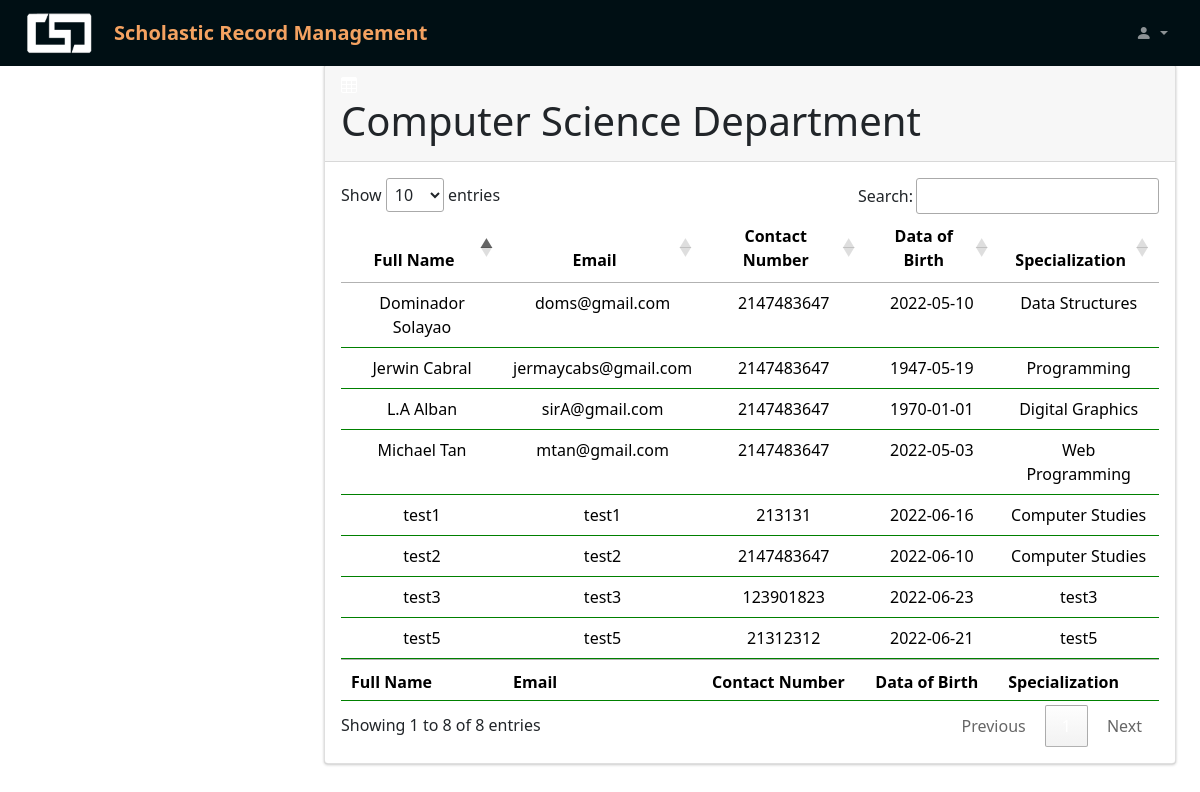
The app's page /views/view_prof.php?dept_id=1 (signed in) with its own data.
### tables this page shows
CREATE TABLE `srms_tbldepartment` (
  `dept_id` int(11) NOT NULL,
  `Department` varchar(120) NOT NULL
);

CREATE TABLE `srms_tblprof` (
  `prof_id` int(11) NOT NULL,
  `Fullname` varchar(60) NOT NULL,
  `Email` varchar(60) NOT NULL,
  `No` int(60) NOT NULL,
  `DOB` date NOT NULL,
  `Spec` varchar(60) NOT NULL,
  `Department` varchar(60) NOT NULL,
  `Username` varchar(60) NOT NULL,
  `Password` varchar(60) NOT NULL,
  `Type` varchar(60) NOT NULL
);

### views/view_prof.php (the view, shortened to what this page needs)
<?php
include('../includes/config.php');
if (isset($_SESSION['uname'])) {
?>
    <!DOCTYPE html>
    <html lang="en">
    <head>
        <link rel="stylesheet" href="../assets/css/style.css">
        <link rel="stylesheet" href="../node_modules/bootstrap-icons/font/bootstrap-icons.css">
        <link rel="stylesheet" href="https://cdn.datatables.net/1.11.5/css/jquery.dataTables.min.css">
    </head>
    <body>
        <nav class="navbar navbar-expand-lg navbar-dark bg-blue-dark fixed-top">
            <div class="container-fluid">
                <a href="#" class="logo">
                    <img src="../assets/image/csd.png" alt="logo image">
                </a>
                <a class="navbar-brand" href="https://ucc-caloocan.edu.ph/">
                    Scholastic Record Management
                </a>
                <div class="collapse navbar-collapse" id="topNavBar">
                    <ul class="navbar-nav d-flex ms-auto my-3 my-lg-0">
                        <li class="nav-item dropdown">
                            <a class="nav-link dropdown-toggle ms-2" href="#" role="button" data-bs-toggle="dropdown" aria-expanded="false">
                                <i class="bi bi-person-fill"></i>
                            </a>
                        </li>
                    </ul>
                </div>
            </div>
        </nav>
        <main class="mt-5 pt-3">
            <section>
                <div class="container-fluid">
                    <div class="row">
                        <div class="col-md-12 mb-3">
                            <div class="card">
                                <div class="card-header">
                                    <span><i class="bi bi-table me-2"></i></span>
                                    <h1>
                                        <?php
                                        $dpid = intval($_GET['dept_id']);
                                        $sql = "SELECT * from srms_tbldepartment where dept_id=:dpid";
                                        $query = $dbh->prepare($sql);
                                        $query->bindParam(':dpid', $dpid, PDO::PARAM_STR);
                                        $query->execute();
                                        $results = $query->fetchAll(PDO::FETCH_OBJ);
                                        if ($query->rowCount() > 0) {
                                            foreach ($results as $result) {
                                        ?>
                                                <?php echo htmlentities($result->Department)   ?>
                                        <?php $cnt = $cnt + 1;
                                            }
                                        } ?>
                                    </h1>
                                </div>
                                <div class="card-body">
                                    <div class="table-responsive">
                                        <table id="example" class="table hover data-table" style="width: 100%">
                                            <thead>
                                                <tr>
                                                    <th class="text-center">Full Name</th>
                                                    <th class="text-center">Email</th>
                                                    <th class="text-center">Contact Number</th>
                                                    <th class="text-center">Data of Birth</th>
                                                    <th class="text-center">Specialization</th>
                                                </tr>
                                            </thead>
                                            <tbody>
                                                <?php
                                                $dpid = intval($_GET['dept_id']);
                                                $sql = "SELECT * from srms_tblprof where Department=:dpid";
                                                $query = $dbh->prepare($sql);
                                                $query->bindParam(':dpid', $dpid, PDO::PARAM_STR);
                                                $query->execute();
                                                $results = $query->fetchAll(PDO::FETCH_OBJ);
                                                if ($query->rowCount() > 0) {
                                                    foreach ($results as $result) {
                                                ?>
                                                        <tr>
                                                            <td class="text-center"><?php echo htmlentities($result->Fullname); ?> <?php echo htmlentities($result->middlename); ?> <?php echo htmlentities($result->lastname); ?></td>
                                                            <td class="text-center"><?php echo htmlentities($result->Email); ?></td>
                                                            <td class="text-center"><?php echo htmlentities($result->No); ?></td>
                                                            <td class="text-center"><?php echo htmlentities($result->DOB); ?></td>
                                                            <td class="text-center"><?php echo htmlentities($result->Spec); ?></td>
                                                        </tr>
                                                <?php $cnt = $cnt + 1;
                                                    }
                                                } ?>
                                            </tbody>
                                            <tfoot>
                                                <tr>
                                                    <th>Full Name</th>
                                                    <th>Email</th>
                                                    <th>Contact Number</th>
                                                    <th>Data of Birth</th>
                                                    <th>Specialization</th>
                                                </tr>
                                            </tfoot>
                                        </table>
                                    </div>
                                </div>
                            </div>
                        </div>
                    </div>
            </section>
        </main>
    <?php
} else {
    header("location:./login.php");
}
    ?>
    </body>
    </html>

### records on screen
srms_tbldepartment: Department "Computer Science Department"
srms_tblprof: Fullname "Jerwin Cabral", Email "jermaycabs@gmail.com", No "2147483647", DOB "1947-05-19", Spec "Programming"
srms_tblprof: Fullname "Michael Tan", Email "mtan@gmail.com", No "2147483647", DOB "2022-05-03", Spec "Web Programming"
srms_tblprof: Fullname "Dominador Solayao", Email "doms@gmail.com", No "2147483647", DOB "2022-05-10", Spec "Data Structures"
srms_tblprof: Fullname "L.A Alban", Email "sirA@gmail.com", No "2147483647", DOB "1970-01-01", Spec "Digital Graphics"
srms_tblprof: Fullname "test1", Email "test1", No "213131", DOB "2022-06-16", Spec "Computer Studies"
srms_tblprof: Fullname "test2", Email "test2", No "2147483647", DOB "2022-06-10", Spec "Computer Studies"
srms_tblprof: Fullname "test3", Email "test3", No "123901823", DOB "2022-06-23", Spec "test3"
srms_tblprof: Fullname "test5", Email "test5", No "21312312", DOB "2022-06-21", Spec "test5"
